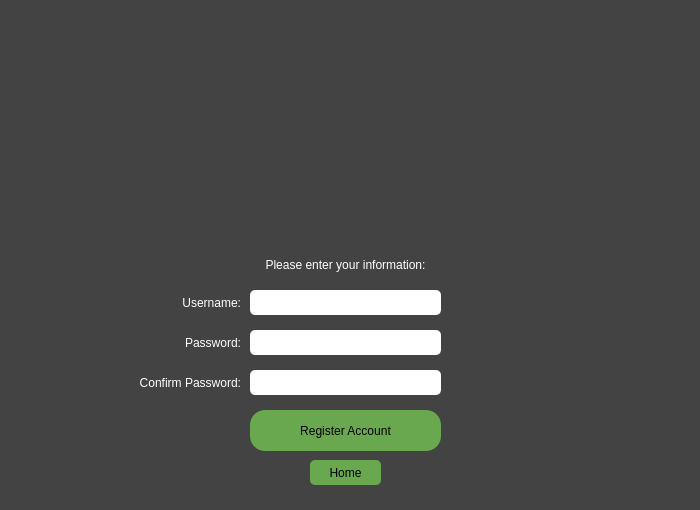
<?xml version="1.0" encoding="UTF-8"?>
<ui version="4.0">
 <class>Form</class>
 <widget class="QWidget" name="Form">
  <property name="geometry">
   <rect>
    <x>0</x>
    <y>0</y>
    <width>700</width>
    <height>510</height>
   </rect>
  </property>
  <property name="windowTitle">
   <string>Form</string>
  </property>
  <property name="styleSheet">
   <string notr="true">background-color: rgb(67, 67, 67);</string>
  </property>
  <widget class="QLabel" name="logo">
   <property name="geometry">
    <rect>
     <x>70</x>
     <y>20</y>
     <width>561</width>
     <height>261</height>
    </rect>
   </property>
   <property name="text">
    <string>&lt;html&gt;&lt;head/&gt;&lt;body&gt;&lt;p&gt;&lt;img src=&quot;:/logo/logo4.PNG&quot;/&gt;&lt;/p&gt;&lt;/body&gt;&lt;/html&gt;</string>
   </property>
  </widget>
  <widget class="QPushButton" name="registerButton">
   <property name="geometry">
    <rect>
     <x>250</x>
     <y>410</y>
     <width>191</width>
     <height>41</height>
    </rect>
   </property>
   <property name="styleSheet">
    <string notr="true">QPushButton {
	border-radius: 15px;
	background-color: rgb(106, 168, 79);
	font: 75 13pt &quot;Arial&quot;;
}
QPushButton:hover
{
   background-color: rgb(73, 115, 54);
}</string>
   </property>
   <property name="text">
    <string>Register Account</string>
   </property>
  </widget>
  <widget class="QLabel" name="username">
   <property name="geometry">
    <rect>
     <x>150</x>
     <y>290</y>
     <width>91</width>
     <height>25</height>
    </rect>
   </property>
   <property name="styleSheet">
    <string notr="true">font: 75 13pt &quot;Arial&quot;;
color: rgb(255, 255, 255);</string>
   </property>
   <property name="text">
    <string>Username:</string>
   </property>
   <property name="alignment">
    <set>Qt::AlignRight|Qt::AlignTrailing|Qt::AlignVCenter</set>
   </property>
  </widget>
  <widget class="QLineEdit" name="usernameEntry">
   <property name="geometry">
    <rect>
     <x>250</x>
     <y>290</y>
     <width>191</width>
     <height>25</height>
    </rect>
   </property>
   <property name="styleSheet">
    <string notr="true">border-radius: 5px;
background-color: rgb(255, 255, 255);
</string>
   </property>
  </widget>
  <widget class="QLabel" name="password">
   <property name="geometry">
    <rect>
     <x>150</x>
     <y>330</y>
     <width>91</width>
     <height>25</height>
    </rect>
   </property>
   <property name="styleSheet">
    <string notr="true">font: 75 13pt &quot;Arial&quot;;
color: rgb(255, 255, 255);</string>
   </property>
   <property name="text">
    <string>Password:</string>
   </property>
   <property name="alignment">
    <set>Qt::AlignRight|Qt::AlignTrailing|Qt::AlignVCenter</set>
   </property>
  </widget>
  <widget class="QLineEdit" name="passwordEntry">
   <property name="geometry">
    <rect>
     <x>250</x>
     <y>330</y>
     <width>191</width>
     <height>25</height>
    </rect>
   </property>
   <property name="styleSheet">
    <string notr="true">border-radius: 5px;
background-color: rgb(255, 255, 255);</string>
   </property>
  </widget>
  <widget class="QLineEdit" name="confirmPasswordEntry">
   <property name="geometry">
    <rect>
     <x>250</x>
     <y>370</y>
     <width>191</width>
     <height>25</height>
    </rect>
   </property>
   <property name="styleSheet">
    <string notr="true">border-radius: 5px;
background-color: rgb(255, 255, 255);</string>
   </property>
  </widget>
  <widget class="QLabel" name="confirmPassword">
   <property name="geometry">
    <rect>
     <x>90</x>
     <y>370</y>
     <width>151</width>
     <height>25</height>
    </rect>
   </property>
   <property name="styleSheet">
    <string notr="true">font: 75 13pt &quot;Arial&quot;;
color: rgb(255, 255, 255);</string>
   </property>
   <property name="text">
    <string>Confirm Password:</string>
   </property>
   <property name="alignment">
    <set>Qt::AlignRight|Qt::AlignTrailing|Qt::AlignVCenter</set>
   </property>
  </widget>
  <widget class="QLabel" name="prompt">
   <property name="geometry">
    <rect>
     <x>240</x>
     <y>250</y>
     <width>211</width>
     <height>31</height>
    </rect>
   </property>
   <property name="styleSheet">
    <string notr="true">font: 75 12pt &quot;Arial&quot;;
color: rgb(255, 255, 255);</string>
   </property>
   <property name="text">
    <string>&lt;html&gt;&lt;head/&gt;&lt;body&gt;&lt;p align=&quot;center&quot;&gt;Please enter your information:&lt;/p&gt;&lt;/body&gt;&lt;/html&gt;</string>
   </property>
  </widget>
  <widget class="QLabel" name="output">
   <property name="geometry">
    <rect>
     <x>160</x>
     <y>225</y>
     <width>371</width>
     <height>31</height>
    </rect>
   </property>
   <property name="styleSheet">
    <string notr="true">font: 75 15pt &quot;Arial&quot;;
color: rgb(170, 0, 0);</string>
   </property>
   <property name="text">
    <string>&lt;html&gt;&lt;head/&gt;&lt;body&gt;&lt;p align=&quot;center&quot;&gt;&lt;br/&gt;&lt;/p&gt;&lt;/body&gt;&lt;/html&gt;</string>
   </property>
  </widget>
  <widget class="QPushButton" name="homeButton">
   <property name="geometry">
    <rect>
     <x>310</x>
     <y>460</y>
     <width>71</width>
     <height>25</height>
    </rect>
   </property>
   <property name="styleSheet">
    <string notr="true">QPushButton {
	border-radius: 5px;
	background-color: rgb(106, 168, 79);
	font: 75 13pt &quot;Arial&quot;;
}
QPushButton:hover
{
   background-color: rgb(73, 115, 54);
}</string>
   </property>
   <property name="text">
    <string>Home</string>
   </property>
  </widget>
  <zorder>logo</zorder>
  <zorder>registerButton</zorder>
  <zorder>username</zorder>
  <zorder>usernameEntry</zorder>
  <zorder>password</zorder>
  <zorder>passwordEntry</zorder>
  <zorder>confirmPasswordEntry</zorder>
  <zorder>confirmPassword</zorder>
  <zorder>output</zorder>
  <zorder>homeButton</zorder>
  <zorder>prompt</zorder>
 </widget>
 <resources/>
 <connections/>
</ui>
